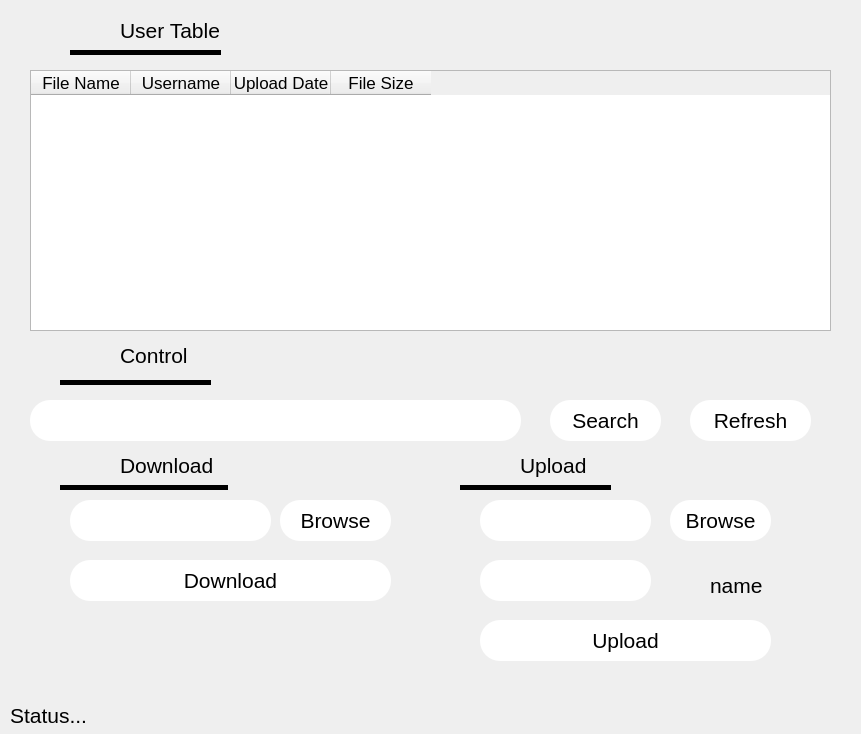
<?xml version="1.0" encoding="UTF-8"?>
<ui version="4.0">
 <class>ClientDashboard</class>
 <widget class="QWidget" name="ClientDashboard">
  <property name="geometry">
   <rect>
    <x>0</x>
    <y>0</y>
    <width>861</width>
    <height>734</height>
   </rect>
  </property>
  <property name="font">
   <font>
    <family>MS Shell Dlg 2</family>
    <pointsize>16</pointsize>
    <weight>50</weight>
    <italic>false</italic>
    <bold>false</bold>
   </font>
  </property>
  <property name="windowTitle">
   <string>ClientDashboard</string>
  </property>
  <property name="styleSheet">
   <string notr="true">font: 16pt &quot;MS Shell Dlg 2&quot;;</string>
  </property>
  <widget class="QTableWidget" name="tableFile">
   <property name="geometry">
    <rect>
     <x>30</x>
     <y>70</y>
     <width>801</width>
     <height>261</height>
    </rect>
   </property>
   <column>
    <property name="text">
     <string>File Name</string>
    </property>
    <property name="font">
     <font>
      <pointsize>13</pointsize>
     </font>
    </property>
   </column>
   <column>
    <property name="text">
     <string>Username</string>
    </property>
    <property name="font">
     <font>
      <pointsize>13</pointsize>
     </font>
    </property>
   </column>
   <column>
    <property name="text">
     <string>Upload Date</string>
    </property>
    <property name="font">
     <font>
      <pointsize>13</pointsize>
     </font>
    </property>
   </column>
   <column>
    <property name="text">
     <string>File Size</string>
    </property>
    <property name="font">
     <font>
      <pointsize>13</pointsize>
     </font>
    </property>
   </column>
  </widget>
  <widget class="QLineEdit" name="editDownPath">
   <property name="geometry">
    <rect>
     <x>70</x>
     <y>500</y>
     <width>201</width>
     <height>41</height>
    </rect>
   </property>
   <property name="styleSheet">
    <string notr="true">background-color: rgb(255, 255, 255); 
border-radius: 20px;
padding-left: 20px;
padding-right: 20px;</string>
   </property>
   <property name="readOnly">
    <bool>true</bool>
   </property>
  </widget>
  <widget class="QPushButton" name="buttonDownBrowse">
   <property name="geometry">
    <rect>
     <x>280</x>
     <y>500</y>
     <width>111</width>
     <height>41</height>
    </rect>
   </property>
   <property name="styleSheet">
    <string notr="true">#buttonDownBrowse{ 
border-radius: 20%;
background-color: white;
}
#buttonDownBrowse:hover{
border-radius: 20%;
background-color: rgb(177,177,177);
}
</string>
   </property>
   <property name="text">
    <string>Browse</string>
   </property>
  </widget>
  <widget class="QPushButton" name="buttonDownload">
   <property name="geometry">
    <rect>
     <x>70</x>
     <y>560</y>
     <width>321</width>
     <height>41</height>
    </rect>
   </property>
   <property name="styleSheet">
    <string notr="true">#buttonDownload{ 
border-radius: 20%;
background-color: white;
}
#buttonDownload:hover{
border-radius: 20%;
background-color: rgb(177,177,177);
}
</string>
   </property>
   <property name="text">
    <string>Download</string>
   </property>
  </widget>
  <widget class="QLineEdit" name="editUpFilename">
   <property name="geometry">
    <rect>
     <x>480</x>
     <y>560</y>
     <width>171</width>
     <height>41</height>
    </rect>
   </property>
   <property name="styleSheet">
    <string notr="true">background-color: rgb(255, 255, 255); 
border-radius: 20px;
padding-left: 20px;
padding-right: 20px;</string>
   </property>
  </widget>
  <widget class="QPushButton" name="buttonUpBrowse">
   <property name="geometry">
    <rect>
     <x>670</x>
     <y>500</y>
     <width>101</width>
     <height>41</height>
    </rect>
   </property>
   <property name="styleSheet">
    <string notr="true">#buttonUpBrowse{ 
border-radius: 20%;
background-color: white;
}
#buttonUpBrowse:hover{
border-radius: 20%;
background-color: rgb(177,177,177);
}
</string>
   </property>
   <property name="text">
    <string>Browse</string>
   </property>
  </widget>
  <widget class="QLineEdit" name="editUpPath">
   <property name="geometry">
    <rect>
     <x>480</x>
     <y>500</y>
     <width>171</width>
     <height>41</height>
    </rect>
   </property>
   <property name="styleSheet">
    <string notr="true">background-color: rgb(255, 255, 255); 
border-radius: 20px;
padding-left: 20px;
padding-right: 20px;</string>
   </property>
   <property name="readOnly">
    <bool>true</bool>
   </property>
  </widget>
  <widget class="QPushButton" name="buttonUpload">
   <property name="geometry">
    <rect>
     <x>480</x>
     <y>620</y>
     <width>291</width>
     <height>41</height>
    </rect>
   </property>
   <property name="styleSheet">
    <string notr="true">#buttonUpload{
border-radius: 20%;
background-color: white;
}
#buttonUpload:hover{
border-radius: 20%;
background-color: rgb(177,177,177);
}
</string>
   </property>
   <property name="text">
    <string>Upload</string>
   </property>
  </widget>
  <widget class="QLabel" name="label_3">
   <property name="geometry">
    <rect>
     <x>710</x>
     <y>570</y>
     <width>61</width>
     <height>31</height>
    </rect>
   </property>
   <property name="text">
    <string>name</string>
   </property>
  </widget>
  <widget class="QLineEdit" name="editSearch">
   <property name="geometry">
    <rect>
     <x>30</x>
     <y>400</y>
     <width>491</width>
     <height>41</height>
    </rect>
   </property>
   <property name="styleSheet">
    <string notr="true">background-color: rgb(255, 255, 255); 
border-radius: 20px;
padding-left: 20px;
padding-right: 20px;</string>
   </property>
  </widget>
  <widget class="QPushButton" name="buttonSearch">
   <property name="geometry">
    <rect>
     <x>550</x>
     <y>400</y>
     <width>111</width>
     <height>41</height>
    </rect>
   </property>
   <property name="styleSheet">
    <string notr="true">#buttonSearch{ 
border-radius: 20%;
background-color: white;
}
#buttonSearch:hover{
border-radius: 20%;
background-color: rgb(177,177,177);
}
</string>
   </property>
   <property name="text">
    <string>Search</string>
   </property>
  </widget>
  <widget class="QPushButton" name="buttonRefresh">
   <property name="geometry">
    <rect>
     <x>690</x>
     <y>400</y>
     <width>121</width>
     <height>41</height>
    </rect>
   </property>
   <property name="styleSheet">
    <string notr="true">#buttonRefresh{ 
border-radius: 20%;
background-color: white;
}
#buttonRefresh:hover{
border-radius: 20%;
background-color: rgb(177,177,177);
}
</string>
   </property>
   <property name="text">
    <string>Refresh</string>
   </property>
  </widget>
  <widget class="QLabel" name="label_10">
   <property name="geometry">
    <rect>
     <x>80</x>
     <y>15</y>
     <width>31</width>
     <height>31</height>
    </rect>
   </property>
   <property name="font">
    <font>
     <family>MS Shell Dlg 2</family>
     <pointsize>16</pointsize>
     <weight>50</weight>
     <italic>false</italic>
     <bold>false</bold>
    </font>
   </property>
   <property name="styleSheet">
    <string notr="true">border-image: url(:/filelist);</string>
   </property>
   <property name="text">
    <string/>
   </property>
  </widget>
  <widget class="QLabel" name="label_12">
   <property name="geometry">
    <rect>
     <x>120</x>
     <y>15</y>
     <width>121</width>
     <height>31</height>
    </rect>
   </property>
   <property name="text">
    <string>User Table</string>
   </property>
  </widget>
  <widget class="QLabel" name="label_11">
   <property name="geometry">
    <rect>
     <x>70</x>
     <y>50</y>
     <width>151</width>
     <height>5</height>
    </rect>
   </property>
   <property name="styleSheet">
    <string notr="true">background-color: rgb(0, 0, 0);</string>
   </property>
   <property name="text">
    <string/>
   </property>
  </widget>
  <widget class="QLabel" name="label_14">
   <property name="geometry">
    <rect>
     <x>60</x>
     <y>380</y>
     <width>151</width>
     <height>5</height>
    </rect>
   </property>
   <property name="styleSheet">
    <string notr="true">background-color: rgb(0, 0, 0);</string>
   </property>
   <property name="text">
    <string/>
   </property>
  </widget>
  <widget class="QLabel" name="label_13">
   <property name="geometry">
    <rect>
     <x>70</x>
     <y>330</y>
     <width>41</width>
     <height>51</height>
    </rect>
   </property>
   <property name="font">
    <font>
     <family>MS Shell Dlg 2</family>
     <pointsize>16</pointsize>
     <weight>50</weight>
     <italic>false</italic>
     <bold>false</bold>
    </font>
   </property>
   <property name="styleSheet">
    <string notr="true">border-image: url(:/control);</string>
   </property>
   <property name="text">
    <string/>
   </property>
  </widget>
  <widget class="QLabel" name="label_4">
   <property name="geometry">
    <rect>
     <x>120</x>
     <y>330</y>
     <width>101</width>
     <height>51</height>
    </rect>
   </property>
   <property name="font">
    <font>
     <family>MS Shell Dlg 2</family>
     <pointsize>16</pointsize>
     <weight>50</weight>
     <italic>false</italic>
     <bold>false</bold>
    </font>
   </property>
   <property name="text">
    <string>Control</string>
   </property>
  </widget>
  <widget class="QLabel" name="label_5">
   <property name="geometry">
    <rect>
     <x>670</x>
     <y>570</y>
     <width>31</width>
     <height>31</height>
    </rect>
   </property>
   <property name="styleSheet">
    <string notr="true">border-image: url(:/file);</string>
   </property>
   <property name="text">
    <string/>
   </property>
  </widget>
  <widget class="QLabel" name="label_6">
   <property name="geometry">
    <rect>
     <x>120</x>
     <y>440</y>
     <width>101</width>
     <height>51</height>
    </rect>
   </property>
   <property name="font">
    <font>
     <family>MS Shell Dlg 2</family>
     <pointsize>16</pointsize>
     <weight>50</weight>
     <italic>false</italic>
     <bold>false</bold>
    </font>
   </property>
   <property name="text">
    <string>Download</string>
   </property>
  </widget>
  <widget class="QLabel" name="label_15">
   <property name="geometry">
    <rect>
     <x>70</x>
     <y>450</y>
     <width>41</width>
     <height>31</height>
    </rect>
   </property>
   <property name="font">
    <font>
     <family>MS Shell Dlg 2</family>
     <pointsize>16</pointsize>
     <weight>50</weight>
     <italic>false</italic>
     <bold>false</bold>
    </font>
   </property>
   <property name="styleSheet">
    <string notr="true">border-image: url(:/download);</string>
   </property>
   <property name="text">
    <string/>
   </property>
  </widget>
  <widget class="QLabel" name="label_16">
   <property name="geometry">
    <rect>
     <x>60</x>
     <y>485</y>
     <width>168</width>
     <height>5</height>
    </rect>
   </property>
   <property name="styleSheet">
    <string notr="true">background-color: rgb(0, 0, 0);</string>
   </property>
   <property name="text">
    <string/>
   </property>
  </widget>
  <widget class="QLabel" name="label_17">
   <property name="geometry">
    <rect>
     <x>470</x>
     <y>450</y>
     <width>41</width>
     <height>31</height>
    </rect>
   </property>
   <property name="font">
    <font>
     <family>MS Shell Dlg 2</family>
     <pointsize>16</pointsize>
     <weight>50</weight>
     <italic>false</italic>
     <bold>false</bold>
    </font>
   </property>
   <property name="styleSheet">
    <string notr="true">border-image: url(:/upload);</string>
   </property>
   <property name="text">
    <string/>
   </property>
  </widget>
  <widget class="QLabel" name="label_7">
   <property name="geometry">
    <rect>
     <x>520</x>
     <y>440</y>
     <width>101</width>
     <height>51</height>
    </rect>
   </property>
   <property name="font">
    <font>
     <family>MS Shell Dlg 2</family>
     <pointsize>16</pointsize>
     <weight>50</weight>
     <italic>false</italic>
     <bold>false</bold>
    </font>
   </property>
   <property name="text">
    <string>Upload</string>
   </property>
  </widget>
  <widget class="QLabel" name="label_18">
   <property name="geometry">
    <rect>
     <x>460</x>
     <y>485</y>
     <width>151</width>
     <height>5</height>
    </rect>
   </property>
   <property name="styleSheet">
    <string notr="true">background-color: rgb(0, 0, 0);</string>
   </property>
   <property name="text">
    <string/>
   </property>
  </widget>
  <widget class="QLabel" name="labelStatus">
   <property name="geometry">
    <rect>
     <x>10</x>
     <y>700</y>
     <width>831</width>
     <height>31</height>
    </rect>
   </property>
   <property name="text">
    <string>Status...</string>
   </property>
  </widget>
 </widget>
 <layoutdefault spacing="6" margin="11"/>
 <resources/>
 <connections/>
</ui>
